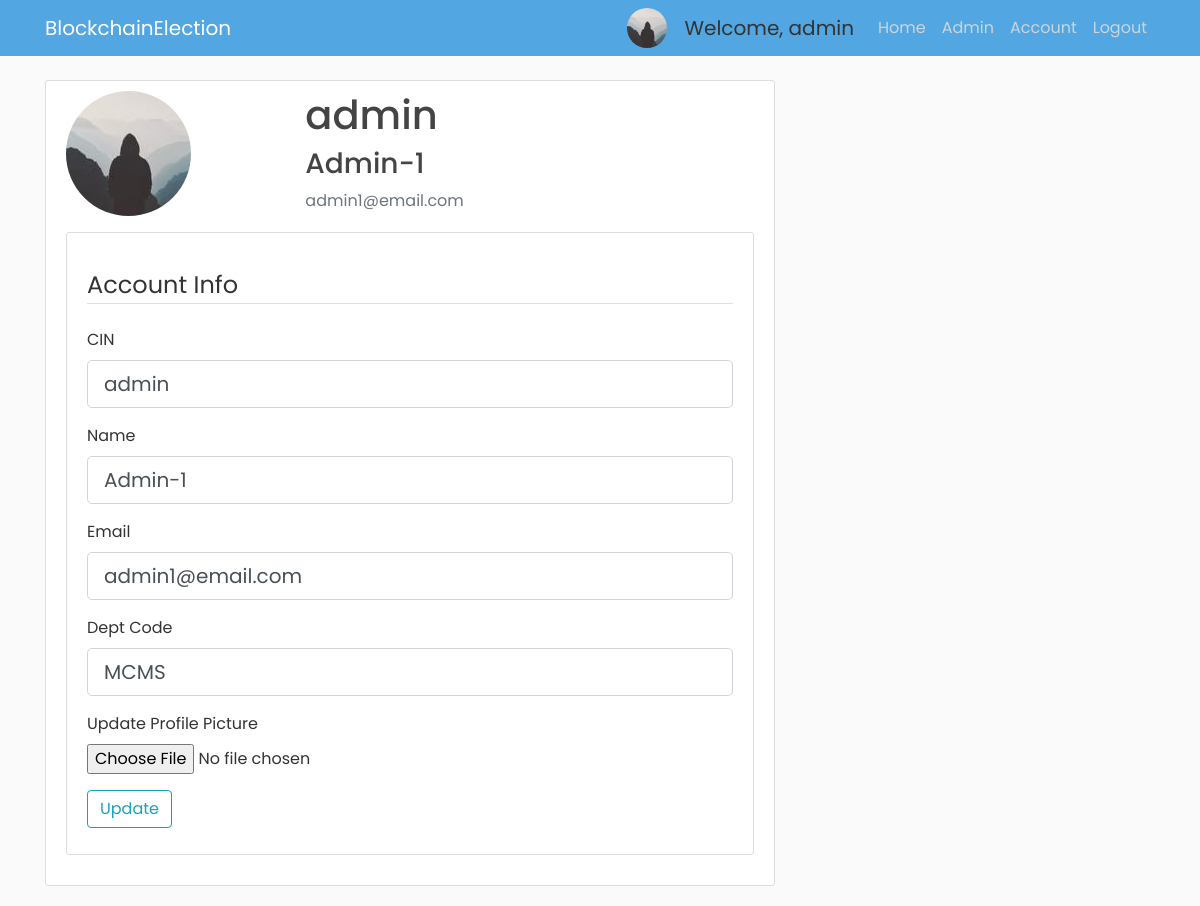
Page /account (signed in) on the committed database.
### app/models.py (models this page shows, shortened)
class Voter(db.Model, UserMixin):
    id = db.Column(db.Integer, primary_key=True)
    cin = db.Column(db.String(30), unique=True, nullable=False)
    name = db.Column(db.String(255), nullable=False)
    email = db.Column(db.String(30), unique=True, nullable=False)
    dept = db.Column(db.String(4), db.ForeignKey('department.dept_code'), nullable=False)
    imagefile = db.Column(db.String(20), nullable=False, default='default.jpg')
    password = db.Column(db.String(60), nullable=False)
    join_year = db.Column(db.Integer, nullable=False, default=2016)
    is_admin = db.Column(db.Boolean, default=False, nullable=False)

### app/routes.py (the view)
@app.route("/account", methods=['GET', 'POST'])
@login_required
def account():
    form = UpdateAccountForm()
    if form.validate_on_submit():
        if form.picture.data:
            picture_file = save_picture(form.picture.data)
            current_user.imagefile = picture_file
        current_user.cin = form.cin.data
        current_user.name = form.name.data
        current_user.email = form.email.data
        current_user.dept = form.dept.data
        db.session.commit()
        flash('Your account has been updated!', 'success')
        return redirect(url_for('account'))
    elif request.method == 'GET':
        form.cin.data = current_user.cin
        form.name.data = current_user.name
        form.email.data = current_user.email
        form.dept.data = current_user.dept
    image_file = url_for('static', filename='profile_pics/' + current_user.imagefile)
    return render_template("account.html", title="Account", image_file=image_file, form=form)

### app/forms.py (shortened to what this page needs)
class UpdateAccountForm(FlaskForm):
    cin = StringField('CIN', validators=[DataRequired()])
    name = StringField('Name', validators=[DataRequired(), Length(min=3, max=255)])
    email = StringField('Email', validators=[DataRequired(), Email()])
    dept = StringField('Dept Code', validators=[DataRequired(), Length(min=4, max=4)])
    picture = FileField('Update Profile Picture', validators=[FileAllowed(['jpg', 'png'])])
    submit = SubmitField('Update')

### app/models.py (called while the page is built)
@login_manager.user_loader
def load_user(user_id):
    return Voter.query.get(int(user_id))

### app/templates/account.html (shortened to what this page needs)
{% extends "base.html" %}
{% block content %}
    <div class="content-section">
        <div class="row">
            <div class="col-md-4">
                <img class="rounded-circle account-img" src="{{ image_file }}">
            </div>
            <div class="col-md-8">
                <h2 class="account-heading">{{ current_user.cin }}</h2>
                <h3>{{ current_user.name }}</h3>
                <p class="text-secondary">{{ current_user.email }}</p>
            </div>
        </div>
        <div class="content-section">
            <form action="" method="POST" enctype="multipart/form-data">
              <br class="form-group">
                <legend class="border-bottom mb-4">Account Info</legend>
                <div class="form-group">
                  {{ form.cin.label(class="form-control-label") }}
                  {% if form.cin.errors%}
                    {{ form.cin(class="form-control form-control-lg is-invalid") }}
                    <div class="invalid-feedback">
                      {% for error in form.cin.errors %}
                      <span>{{ error }}</span>
                      {% endfor %}
                    </div>
                  {% else %}
                    {{ form.cin(class="form-control form-control-lg") }}
                    {% endif %}
                </div>
                <div class="form-group mt-2">
                  {{ form.name.label(class="form-control-label") }}
                  {% if form.name.errors %}
                    {{ form.name(class="form-control form-control-lg is-invalid") }}
                    <div class="invalid-feedback">
                      {% for error in form.name.errors %}
                      <span>{{ error }}</span>
                      {% endfor %}
                    </div>
                  {% else %}
                  {{ form.name(class="form-control form-control-lg") }}
                  {% endif %}
                </div>
                <div class="form-group mt-2">
                  {{ form.email.label(class="form-control-label") }}
                  {% if form.email.errors %}
                    {{ form.email(class="form-control form-control-lg is-invalid") }}
                    <div class="invalid-feedback">
                      {% for error in form.email.errors %}
                      <span>{{ error }}</span>
                      {% endfor %}
                    </div>
                  {% else %}
                    {{ form.email(class="form-control form-control-lg") }}
                  {% endif %}
                </div>
                <div class="form-group mt-2">
                  {{ form.dept.label(class="form-control-label") }}
                  {% if form.dept.errors %}
                    {{ form.dept(class="form-control form-control-lg is-invalid") }}
                    <div class="invalid-feedback">
                      {% for error in form.dept.errors %}
                      <span>{{ error }}</span>
                      {% endfor %}
                    </div>
                  {% else %}
                    {{ form.dept(class="form-control form-control-lg") }}
                  {% endif %}
                </div>
                <div class="form-group mt-2">
                    {{ form.picture.label() }}
                    {{ form.picture(class="form-control-file") }}
                </div>
              <div class="form-group mt-3">
                {{ form.submit(class="btn btn-outline-info") }}
              </div>
            </form>
          </div>
    </div>
{% endblock content %}

### app/templates/navbar.html (shortened to what this page needs)
<header class="site-header">
  <nav class="navbar navbar-expand-md navbar-dark bg-steel fixed-top">
    <div class="container">
      <a class="navbar-brand mr-4" href="{{ url_for('home') }}">BlockchainElection</a>
      <div class="collapse navbar-collapse" id="navbarToggle">
        <div class="navbar-nav ml-auto">
          {% if current_user.is_admin %}
          <img class="rounded-circle account-img-small" src="/static/profile_pics/{{ current_user.imagefile }}">
          <a class="navbar-brand disabled ml-2" style="cursor: default;">Welcome, {{ current_user.cin }}</a>
          <a class="nav-item nav-link" href="{{ url_for('home') }}">Home</a>
          <a class="nav-item nav-link" href="{{ url_for('admin') }}">Admin</a>
          <a class="nav-item nav-link" href="{{ url_for('account') }}">Account</a>
          <a class="nav-item nav-link" href="{{ url_for('logout') }}">Logout</a>
          {% else %}
            <a class="nav-item nav-link" href="{{ url_for('login') }}">Login</a>
            <a class="nav-item nav-link" href="{{ url_for('register') }}">Register</a>
          {% endif %}
        </div>
      </div>
    </div>
  </nav>
</header>

### app/static/main.css (style rules this page uses)
body { background: #fafafa; color: #333333; margin-top: 5rem; font-family: "Poppins", sans-serif; }
h1, h2, h3, h4, h5, h6 { color: #444444; }
.bg-steel { background-color: #52a6e2; }
.site-header .navbar-nav .nav-link { color: #cbd5db; }
.content-section { background: #ffffff; padding: 10px 20px; border: 1px solid #dddddd; border-radius: 3px; margin-bottom: 20px; }
.account-img { height: 125px; width: 125px; margin-right: 20px; margin-bottom: 16px; }
.account-img-small { height: 40px; width: 40px; margin-right: 10px; }
.account-heading { font-size: 2.5rem; }

### rows in the picture
Voter: imagefile (picture), cin "admin", name "Admin-1", email "admin1@email.com", dept "MCMS"
